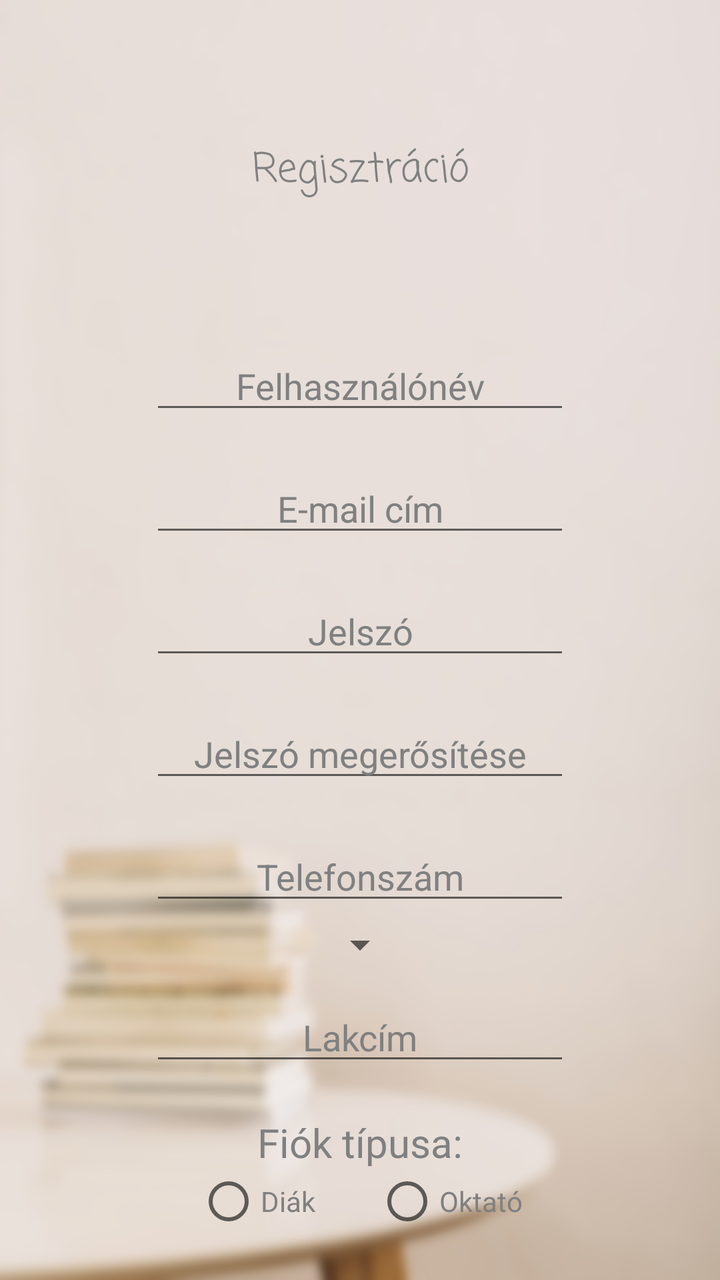
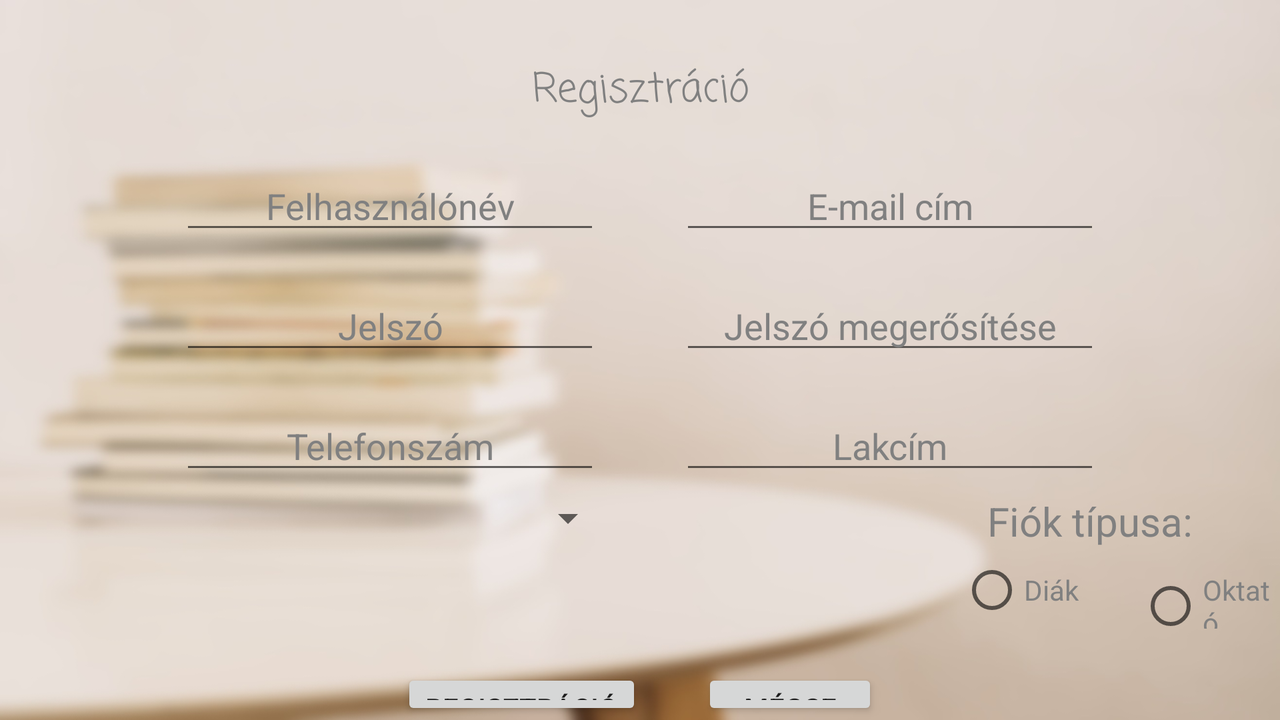

Compare how this app lays out the same screen by default and in its alternative resource folder. The renders come first, then the two layout files and the values they reference.
<!-- AndroidManifest.xml: activity theme Theme.AppCompat.Light.NoActionBar -->
<!-- res/layout/activity_register.xml -->
<?xml version="1.0" encoding="utf-8"?>
<RelativeLayout
    xmlns:android="http://schemas.android.com/apk/res/android"
    xmlns:app="http://schemas.android.com/apk/res-auto"
    xmlns:tools="http://schemas.android.com/tools"
    android:layout_width="match_parent"
    android:layout_height="match_parent"
    android:background="@drawable/background"
    android:layout_gravity="center"
    tools:context=".RegisterActivity">

    <TextView
        android:id="@+id/registerTitle"
        android:layout_width="wrap_content"
        android:layout_height="wrap_content"
        android:ems="10"
        android:layout_centerHorizontal="true"
        android:layout_marginTop="70dp"
        android:fontFamily="casual"
        android:textAlignment="center"
        android:text="@string/register"
        android:textColor="#808080"
        android:textSize="20sp" />

    <EditText
        android:id="@+id/editTextUserName"
        android:layout_width="wrap_content"
        android:layout_height="wrap_content"
        android:ems="10"
        android:layout_marginTop="70dp"
        android:layout_centerHorizontal="true"
        android:textAlignment="center"
        android:inputType="text"
        android:hint="@string/username"
        android:textColor="#808080"
        android:textColorHint="#808080"
        android:layout_below="@id/registerTitle"
        />

    <EditText
        android:id="@+id/editTextEmail"
        android:layout_width="wrap_content"
        android:layout_height="wrap_content"
        android:ems="10"
        android:layout_marginTop="20dp"
        android:layout_centerHorizontal="true"
        android:textAlignment="center"
        android:inputType="textEmailAddress"
        android:hint="@string/email"
        android:textColor="#808080"
        android:textColorHint="#808080"
        android:layout_below="@id/editTextUserName"
        />

    <EditText
        android:id="@+id/editTextPassword"
        android:layout_width="wrap_content"
        android:layout_height="wrap_content"
        android:ems="10"
        android:layout_marginTop="20dp"
        android:layout_centerHorizontal="true"
        android:textAlignment="center"
        android:inputType="textPassword"
        android:hint="@string/password"
        android:textColor="#808080"
        android:textColorHint="#808080"
        android:layout_below="@id/editTextEmail"
        />

    <EditText
        android:id="@+id/editTextPasswordAgain"
        android:layout_width="wrap_content"
        android:layout_height="wrap_content"
        android:ems="10"
        android:layout_marginTop="20dp"
        android:layout_centerHorizontal="true"
        android:textAlignment="center"
        android:inputType="textPassword"
        android:hint="@string/passwordAgain"
        android:textColor="#808080"
        android:textColorHint="#808080"
        android:layout_below="@id/editTextPassword"
        />

    <EditText
        android:id="@+id/editTextPhone"
        android:layout_width="wrap_content"
        android:layout_height="wrap_content"
        android:ems="10"
        android:layout_marginTop="20dp"
        android:layout_centerHorizontal="true"
        android:textAlignment="center"
        android:inputType="phone"
        android:hint="@string/phoneNumber"
        android:textColor="#808080"
        android:textColorHint="#808080"
        android:layout_below="@id/editTextPasswordAgain"
        />

    <Spinner
        android:id="@+id/phoneSpinner"
        android:layout_width="wrap_content"
        android:layout_height="wrap_content"
        android:layout_centerHorizontal="true"
        android:textAlignment="center"
        android:layout_marginTop="3dp"
        android:layout_below="@id/editTextPhone"/>

    <EditText
        android:id="@+id/editTextAddress"
        android:layout_width="wrap_content"
        android:layout_height="wrap_content"
        android:ems="10"
        android:layout_marginTop="12dp"
        android:layout_centerHorizontal="true"
        android:textAlignment="center"
        android:inputType="textPostalAddress|textMultiLine"
        android:hint="@string/address"
        android:maxLines="2"
        android:textColor="#808080"
        android:textColorHint="#808080"
        android:layout_below="@id/phoneSpinner"
        />

    <TextView
        android:id="@+id/accountTypeTextView"
        android:layout_width="match_parent"
        android:layout_height="wrap_content"
        android:ems="10"
        android:layout_marginTop="20dp"
        android:textSize="20sp"
        android:layout_centerHorizontal="true"
        android:textAlignment="center"
        android:textColor="#808080"
        android:text="@string/account_type"
        android:layout_alignParentStart="true"
        android:layout_alignParentEnd="true"
        android:layout_below="@id/editTextAddress"/>

    <RadioGroup
        android:id="@+id/accountTypeGroup"
        android:layout_width="wrap_content"
        android:layout_height="wrap_content"
        android:layout_centerHorizontal="true"
        android:orientation="horizontal"
        android:layout_below="@id/accountTypeTextView">

        <RadioButton
            android:id="@+id/customer"
            android:layout_width="wrap_content"
            android:layout_height="wrap_content"
            android:textColor="#808080"
            android:text="@string/student"/>

        <RadioButton
            android:id="@+id/seller"
            android:layout_width="wrap_content"
            android:layout_height="wrap_content"
            android:textColor="#808080"
            android:layout_marginStart="30dp"
            android:text="@string/teacher"/>
    </RadioGroup>

    <LinearLayout
        android:layout_width="wrap_content"
        android:layout_height="wrap_content"
        android:orientation="horizontal"
        android:layout_below="@id/accountTypeGroup"
        android:layout_marginTop="50dp"
        android:layout_centerHorizontal="true">

        <Button
            android:layout_width="wrap_content"
            android:layout_height="wrap_content"
            android:text="@string/register"
            android:onClick="register"/>

        <Button
            android:layout_width="wrap_content"
            android:layout_height="wrap_content"
            android:layout_marginStart="30dp"
            android:text="@string/cancel"
            android:onClick="cancel"/>

    </LinearLayout>

</RelativeLayout>
<!-- resources referenced by this layout -->
<resources>
  <!-- drawable background: jpg bitmap (drawable, 185789 bytes) -->
  <string name="account_type">Fiók típusa:</string>
  <string name="address">Lakcím</string>
  <string name="cancel">Mégse</string>
  <string name="email">E-mail cím</string>
  <string name="password">Jelszó</string>
  <string name="passwordAgain">Jelszó megerősítése</string>
  <string name="phoneNumber">Telefonszám</string>
  <string name="register">Regisztráció</string>
  <string name="student">Diák</string>
  <string name="teacher">Oktató</string>
  <string name="username">Felhasználónév</string>
</resources>
<!-- res/layout-land/activity_register.xml (the author's variant of the layout above) -->
<!-- drawn on the phone turned sideways -->
<?xml version="1.0" encoding="utf-8"?>
<RelativeLayout
    xmlns:android="http://schemas.android.com/apk/res/android"
    xmlns:app="http://schemas.android.com/apk/res-auto"
    xmlns:tools="http://schemas.android.com/tools"
    android:layout_width="match_parent"
    android:layout_height="match_parent"
    android:background="@drawable/background_land"
    android:layout_gravity="center"
    tools:context=".RegisterActivity">

    <TextView
        android:id="@+id/registerTitle"
        android:layout_width="wrap_content"
        android:layout_height="wrap_content"
        android:layout_centerHorizontal="true"
        android:layout_marginTop="30dp"
        android:ems="10"
        android:fontFamily="casual"
        android:text="@string/register"
        android:textAlignment="center"
        android:textColor="#808080"
        android:textSize="20sp" />

    <LinearLayout
        android:layout_width="wrap_content"
        android:layout_height="wrap_content"
        android:orientation="horizontal"
        android:layout_below="@id/registerTitle"
        android:layout_marginTop="20dp"
        android:layout_centerHorizontal="true">

        <EditText
            android:id="@+id/editTextUserName"
            android:layout_width="wrap_content"
            android:layout_height="wrap_content"
            android:ems="10"
            android:layout_marginRight="20dp"
            android:textAlignment="center"
            android:inputType="text"
            android:hint="@string/username"
            android:textColor="#808080"
            android:textColorHint="#808080"
            />

        <EditText
            android:id="@+id/editTextEmail"
            android:layout_width="wrap_content"
            android:layout_height="wrap_content"
            android:ems="10"
            android:layout_marginLeft="20dp"
            android:hint="@string/email"
            android:inputType="textEmailAddress"
            android:textAlignment="center"
            android:textColor="#808080"
            android:textColorHint="#808080" />

    </LinearLayout>

    <LinearLayout
        android:layout_width="wrap_content"
        android:layout_height="wrap_content"
        android:orientation="horizontal"
        android:layout_below="@id/registerTitle"
        android:layout_marginTop="80dp"
        android:layout_centerHorizontal="true">

        <EditText
            android:id="@+id/editTextPassword"
            android:layout_width="wrap_content"
            android:layout_height="wrap_content"
            android:ems="10"
            android:layout_marginRight="20dp"
            android:textAlignment="center"
            android:inputType="textPassword"
            android:hint="@string/password"
            android:textColor="#808080"
            android:textColorHint="#808080"
            />


        <EditText
            android:id="@+id/editTextPasswordAgain"
            android:layout_width="wrap_content"
            android:layout_height="wrap_content"
            android:ems="10"
            android:layout_marginLeft="20dp"
            android:textAlignment="center"
            android:inputType="textPassword"
            android:hint="@string/passwordAgain"
            android:textColor="#808080"
            android:textColorHint="#808080"
            />
    </LinearLayout>

    <LinearLayout
        android:id="@+id/third"
        android:layout_width="wrap_content"
        android:layout_height="wrap_content"
        android:orientation="horizontal"
        android:layout_below="@id/registerTitle"
        android:layout_marginTop="140dp"
        android:layout_centerHorizontal="true">

        <EditText
            android:id="@+id/editTextPhone"
            android:layout_width="wrap_content"
            android:layout_height="wrap_content"
            android:ems="10"
            android:layout_marginRight="20dp"
            android:textAlignment="center"
            android:inputType="phone"
            android:hint="@string/phoneNumber"
            android:textColor="#808080"
            android:textColorHint="#808080"
            />


        <EditText
            android:id="@+id/editTextAddress"
            android:layout_width="wrap_content"
            android:layout_height="wrap_content"
            android:ems="10"
            android:layout_marginLeft="20dp"
            android:textAlignment="center"
            android:inputType="textPostalAddress|textMultiLine"
            android:hint="@string/address"
            android:maxLines="2"
            android:textColor="#808080"
            android:textColorHint="#808080"
            />

    </LinearLayout>
    <Spinner
        android:id="@+id/phoneSpinner"
        android:layout_width="wrap_content"
        android:layout_height="wrap_content"
        android:layout_marginLeft="260dp"
        android:layout_below="@id/third"
        android:layout_marginTop="5dp"
        android:textAlignment="center"/>


        <TextView
            android:id="@+id/accountTypeTextView"
            android:layout_width="wrap_content"
            android:layout_height="wrap_content"
            android:ems="10"
            android:textSize="20sp"
            android:layout_below="@id/third"
            android:layout_marginTop="5dp"
            android:layout_marginLeft="450dp"
            android:textAlignment="center"
            android:textColor="#808080"
            android:text="@string/account_type"/>

        <RadioGroup
            android:id="@+id/accountTypeGroup"
            android:layout_width="wrap_content"
            android:layout_height="wrap_content"
            android:orientation="horizontal"
            android:layout_marginTop="5dp"
            android:layout_marginLeft="480dp"
            android:layout_below="@id/accountTypeTextView">

            <RadioButton
                android:id="@+id/customer"
                android:layout_width="wrap_content"
                android:layout_height="wrap_content"
                android:textColor="#808080"
                android:text="@string/student"/>

            <RadioButton
                android:id="@+id/seller"
                android:layout_width="wrap_content"
                android:layout_height="wrap_content"
                android:textColor="#808080"
                android:layout_marginStart="30dp"
                android:text="@string/teacher"/>
        </RadioGroup>




    <LinearLayout
        android:layout_width="wrap_content"
        android:layout_height="wrap_content"
        android:orientation="horizontal"
        android:layout_below="@id/accountTypeGroup"
        android:layout_marginTop="20dp"
        android:layout_centerHorizontal="true">

        <Button
            android:layout_width="wrap_content"
            android:layout_height="wrap_content"
            android:text="@string/register"
            android:onClick="register"/>

        <Button
            android:layout_width="wrap_content"
            android:layout_height="wrap_content"
            android:layout_marginStart="30dp"
            android:text="@string/cancel"
            android:onClick="cancel"/>

    </LinearLayout>

</RelativeLayout>
<!-- resources referenced by the variant -->
<!-- as the phone turned sideways resolves them -->
<resources>
  <!-- drawable background_land: jpg bitmap (drawable, 52562 bytes) -->
  <string name="account_type">Fiók típusa:</string>
  <string name="address">Lakcím</string>
  <string name="cancel">Mégse</string>
  <string name="email">E-mail cím</string>
  <string name="password">Jelszó</string>
  <string name="passwordAgain">Jelszó megerősítése</string>
  <string name="phoneNumber">Telefonszám</string>
  <string name="register">Regisztráció</string>
  <string name="student">Diák</string>
  <string name="teacher">Oktató</string>
  <string name="username">Felhasználónév</string>
</resources>
